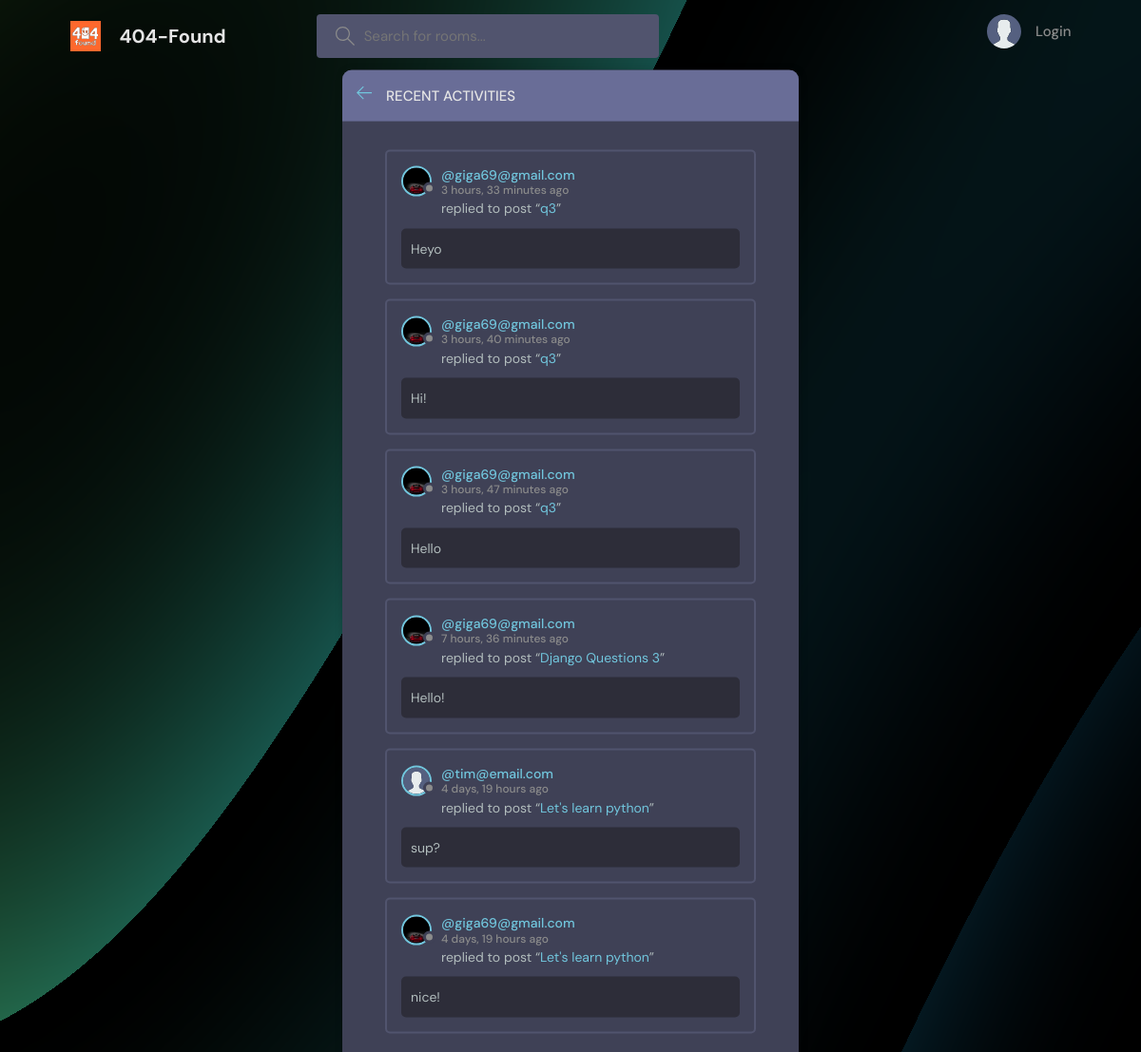
The page /activity/ on the database its author committed.
### base/models.py (models this page shows, shortened)
class Message(models.Model):
    user = models.ForeignKey(User, on_delete=models.CASCADE)
    room = models.ForeignKey(Room, on_delete=models.CASCADE)
    body = models.TextField()
    updated = models.DateTimeField(auto_now=True)
    created = models.DateTimeField(auto_now_add=True)
    class Meta:
        ordering = ['-updated', '-created']

class User(AbstractUser):
    name = models.CharField(max_length=200, null=True)
    email = models.EmailField(unique = True, null=True)
    bio = models.TextField(null=True)
    avatar = models.ImageField(null=True, default="avatar.svg")
    USERNAME_FIELD = 'email'
    REQUIRED_FIELDS = []

class Room(models.Model):
    host = models.ForeignKey(User, on_delete=models.SET_NULL, null=True)
    topic = models.ForeignKey(Topic, on_delete=models.SET_NULL, null=True)
    name = models.CharField(max_length=200)
    description = models.TextField(null=True, blank=True)
    participants = models.ManyToManyField(User, related_name='participants', blank=True)
    updated = models.DateTimeField(auto_now=True)
    created = models.DateTimeField(auto_now_add=True)
    class Meta:
        ordering = ['-updated', '-created']
    def __str__(self):
        return self.name

### base/views.py (the view)
# urls.py: path('activity/', views.activityPage, name="activity"),
def activityPage(request):
    room_messages = Message.objects.all()
    return render(request, 'base/activity.html', {'room_messages': room_messages})

### base/templates/base/activity.html (shortened to what this page needs)
{% extends 'main.html' %} {% block content %}
<main class="layout">
  <div class="container">
    <div class="layout__box">
      <div class="layout__boxHeader">
        <div class="layout__boxTitle">
          <a href="{% url 'home_studybuddy' %}">
            <svg
              version="1.1"
              xmlns="http://www.w3.org/2000/svg"
              width="32"
              height="32"
              viewBox="0 0 32 32"
            >
              <title>arrow-left</title>
              <path
                d="M13.723 2.286l-13.723 13.714 13.719 13.714 1.616-1.611-10.96-10.96h27.625v-2.286h-27.625l10.965-10.965-1.616-1.607z"
              ></path>
            </svg>
          </a>
          <h3>Recent Activities</h3>
        </div>
      </div>
      <div class="activities-page layout__body">
        {% for message in room_messages %}
        <div class="activities__box">
          <div class="activities__boxHeader roomListRoom__header">
            <a
              href="{% url 'user-profile' message.user.id %}"
              class="roomListRoom__author"
            >
              <div class="avatar avatar--small">
                <img src="{{message.user.avatar.url}}" />
              </div>
              <p>
                @{{message.user}}
                <span>{{message.created|timesince}} ago</span>
              </p>
            </a>
          </div>
          <div class="activities__boxContent">
            <p>
              replied to post “<a href="{% url 'room' message.room.id %}"
                >{{message.room}}</a
              >”
            </p>
            <div class="activities__boxRoomContent">{{message.body}}</div>
          </div>
        </div>
        {% endfor %}
      </div>
    </div>
  </div>
</main>
{% endblock content %}

### static/styles/style.css (style rules this page uses)
:root { --color-main: #71c6dd; --color-main-light: #e1f6fb; --color-dark: #3f4156; --color-dark-medium: #51546e; --color-dark-light: #696d97; --color-light: #e5e5e5; --color-gray: #8b8b8b; --color-light-gray: #b2bdbd; --color-bg: #2d2d39; --color-success: #5dd693; --color-error: #fc4b0b; }
* { font-family: "DM Sans", -apple-system, BlinkMacSystemFont, "Segoe UI", Roboto, Oxygen, Ubuntu, Cantarell, "Open Sans", "Helvetica Neue", sans-serif; margin: 0; padding: 0; box-sizing: border-box; text-rendering: optimizeLegibility; font-size: inherit; }
html { font-size: 56.25%; }
@media only screen and (min-width: 1200px) { html { font-size: 62.5%; } }
body { line-height: 1.6; font-weight: 400; font-size: 1.5rem; color: var(--color-light-gray); background-color: var(--color-bg); min-height: 100vh; }
img { width: 100%; }
a { display: inline-block; color: var(--color-main); text-decoration: none; }
.container { max-width: 120rem; width: 90%; margin: auto; }
.avatar { position: relative; display: inline-block; border-radius: 50%; border: 2px solid var(--color-main); }
.avatar img { display: block; border-radius: 50%; object-fit: cover; object-position: center; }
.avatar::after { content: ""; display: block; position: absolute; background-color: var(--color-gray); z-index: 111; border-radius: 50%; border: 0.3rem solid var(--color-dark); }
.avatar.avatar--small img { width: 2.8rem; height: 2.8rem; }
.avatar.avatar--small:after { width: 0.7rem; height: 0.7rem; bottom: 0px; right: -6px; }
.layout { margin-top: 2.4rem; }
.layout > .container { display: flex; justify-content: space-between; align-items: flex-start; }
.layout__box { width: 90%; max-width: 48rem; min-height: 40rem; position: absolute; top: 50%; left: 50%; transform: translate(-50%, -46%); background-color: var(--color-dark); border-radius: 1rem; box-shadow: 1px 1px 6px 3px rgba(0, 0, 0, 0.1); overflow: hidden; }
.layout__boxHeader { display: flex; padding: 1.5rem; background-color: var(--color-dark-light); }
.layout__boxTitle { display: flex; gap: 1.5rem; align-items: center; }
.layout__boxTitle h3 { text-transform: uppercase; font-weight: 500; color: var(--color-light); }
.layout__boxTitle svg { width: 1.6rem; height: 1.6rem; fill: var(--color-main); }
.layout__body { margin: 3rem; }
.roomListRoom__header { display: flex; justify-content: space-between; align-items: center; }
.roomListRoom__author { font-weight: 500; display: flex; align-items: center; gap: 1rem; }
.activities__box { margin: 1.5rem; padding: 1.5rem; border: 2px solid var(--color-dark-medium); border-radius: 5px; }
.activities__boxHeader p { font-size: 1.4rem; line-height: 1.3; }
.activities__boxHeader p span { color: var(--color-gray); font-size: 1.2rem; display: block; }
.activities__boxContent { margin-left: 4.2rem; }
.activities__boxContent { font-size: 1.4rem; }
.activities__boxRoomContent { background: var(--color-bg); padding: 1rem; border-radius: 5px; margin-top: 1rem; margin-left: -4.2rem; }

### templates/main.html (style rules this page uses)
body { background-image: url("/static/images/aaabstract.png"); }

### rows shown on the page
Message: user.avatar (picture), user "giga69@gmail.com", created "3 hours, 33 minutes", room "q3", body "Heyo"
Message: user.avatar (picture), user "giga69@gmail.com", created "3 hours, 40 minutes", room "q3", body "Hi!"
Message: user.avatar (picture), user "giga69@gmail.com", created "3 hours, 47 minutes", room "q3", body "Hello"
Message: user.avatar (picture), user "giga69@gmail.com", created "7 hours, 36 minutes", room "Django Questions 3", body "Hello!"
Message: user.avatar (placeholder picture), user "tim@email.com", created "4 days, 19 hours", room "Let's learn python", body "sup?"
Message: user.avatar (picture), user "giga69@gmail.com", created "4 days, 19 hours", room "Let's learn python", body "nice!"
